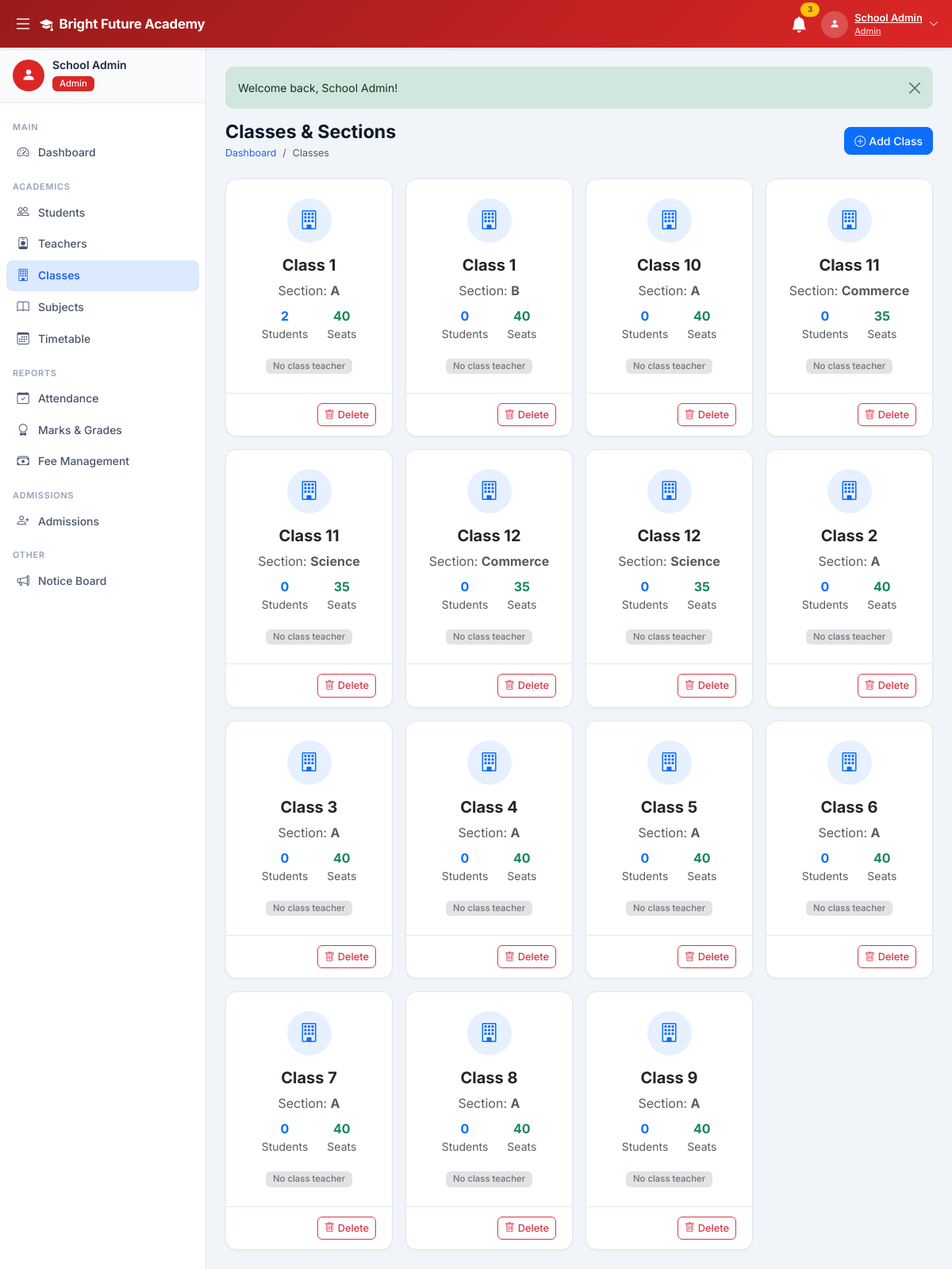
Screenshot of /admin/classes.php (signed in) with the database file from the repository.
### tables this page shows
CREATE TABLE IF NOT EXISTS settings (
    id INT AUTO_INCREMENT PRIMARY KEY,
    setting_key VARCHAR(100) UNIQUE NOT NULL,
    setting_value TEXT,
    setting_group VARCHAR(50) DEFAULT 'general',
    updated_at TIMESTAMP DEFAULT CURRENT_TIMESTAMP ON UPDATE CURRENT_TIMESTAMP
);

CREATE TABLE IF NOT EXISTS classes (
    id INT AUTO_INCREMENT PRIMARY KEY,
    class_name VARCHAR(50) NOT NULL,
    section VARCHAR(10) NOT NULL,
    class_teacher_id INT,
    seats INT DEFAULT 40,
    created_at TIMESTAMP DEFAULT CURRENT_TIMESTAMP,
    UNIQUE KEY uq_class_section (class_name, section)
);

### config/db.php (called while the page is built, shortened)
<?php
function getDB() {
    static $conn = null;
    if ($conn === null) {
        $conn = new mysqli(DB_HOST, DB_USER, DB_PASS, DB_NAME);
        $conn->set_charset('utf8mb4');
    }
    return $conn;
}
function getSetting($key, $default = '') {
    $db  = getDB();
    $key = $db->real_escape_string($key);
    $res = $db->query("SELECT setting_value FROM settings WHERE setting_key='$key' LIMIT 1");
    if ($res && $res->num_rows > 0) {
        return $res->fetch_assoc()['setting_value'];
    }
    return $default;
}
function getFlash() {
    if (isset($_SESSION['flash'])) {
        $f = $_SESSION['flash'];
        return $f;
    }
    return null;
}

### admin/classes.php (the view, shortened to what this page needs)
<?php
require_once '../config/db.php';
$db = getDB();
$classes  = $db->query("SELECT c.*,u.name as tname,(SELECT COUNT(*) FROM students s WHERE s.class_id=c.id) as scount FROM classes c LEFT JOIN teachers t ON c.class_teacher_id=t.id LEFT JOIN users u ON t.user_id=u.id ORDER BY c.class_name,c.section");
$flash = getFlash();
?>
<?php include '../includes/header.php'; ?>
<?php include '../includes/sidebar.php'; ?>
<div class="main-content" id="mainContent">
<?php if ($flash): ?><div class="alert alert-<?= $flash['type']==='success'?'success':'danger' ?> alert-dismissible fade show flash-msg mb-3"><?= htmlspecialchars($flash['message']) ?><button class="btn-close" data-bs-dismiss="alert"></button></div><?php endif; ?>
<div class="page-header d-flex justify-content-between align-items-center">
    <div><h2>Classes &amp; Sections</h2><nav><ol class="breadcrumb mb-0"><li class="breadcrumb-item"><a href="dashboard.php">Dashboard</a></li><li class="breadcrumb-item active">Classes</li></ol></nav></div>
    <button class="btn btn-primary" data-bs-toggle="modal" data-bs-target="#addModal"><i class="bi bi-plus-circle me-1"></i>Add Class</button>
</div>
<div class="row g-3">
<?php while ($c=$classes->fetch_assoc()): ?>
<div class="col-xl-3 col-md-4 col-sm-6">
    <div class="card h-100">
        <div class="card-body text-center p-4">
            <div class="bg-primary bg-opacity-10 rounded-circle mx-auto mb-3 d-flex align-items-center justify-content-center" style="width:56px;height:56px">
                <i class="bi bi-building text-primary fs-4"></i>
            </div>
            <h5 class="fw-700"><?= htmlspecialchars($c['class_name']) ?></h5>
            <p class="text-muted mb-2">Section: <strong><?= htmlspecialchars($c['section']) ?></strong></p>
            <div class="d-flex justify-content-center gap-4 mb-3">
                <div><div class="fw-700 text-primary"><?= $c['scount'] ?></div><div class="small text-muted">Students</div></div>
                <div><div class="fw-700 text-success"><?= $c['seats'] ?></div><div class="small text-muted">Seats</div></div>
            </div>
            <?= $c['tname'] ? '<span class="badge bg-success-subtle text-success small"><i class="bi bi-person me-1"></i>'.htmlspecialchars($c['tname']).'</span>' : '<span class="badge bg-secondary-subtle text-secondary small">No class teacher</span>' ?>
        </div>
        <div class="card-footer bg-transparent d-flex justify-content-end">
            <form method="POST" onsubmit="return confirm('Delete class?')"><button class="btn btn-sm btn-outline-danger"><i class="bi bi-trash me-1"></i>Delete</button></form>
        </div>
    </div>
</div>
<?php endwhile; ?>
</div>
</div>
<?php include '../includes/footer.php'; ?>

### includes/header.php (shortened to what this page needs)
<!DOCTYPE html>
<html lang="en">
<head>
    <link href="https://cdn.jsdelivr.net/npm/bootstrap@5.3.2/dist/css/bootstrap.min.css" rel="stylesheet">
    <link href="https://cdn.jsdelivr.net/npm/bootstrap-icons@1.11.3/font/bootstrap-icons.css" rel="stylesheet">
    <link href="<?= APP_URL ?>/assets/css/style.css" rel="stylesheet">
</head>
<body>
<?php
$role        = $_SESSION['role'] ?? '';
$navGradient = [
    'developer' => 'background:linear-gradient(135deg,#4c1d95,#7c3aed)',
    'admin'     => 'background:linear-gradient(135deg,#991b1b,#dc2626)',
    'teacher'   => 'background:linear-gradient(135deg,#1e3a8a,#2563eb)',
    'student'   => 'background:linear-gradient(135deg,#14532d,#16a34a)',
];
$navStyle = $navGradient[$role] ?? $navGradient['admin'];
?>
<nav class="navbar navbar-dark fixed-top shadow-sm" id="topNav" style="<?= $navStyle ?>;height:var(--nav-h)">
    <div class="container-fluid">
        <button class="btn btn-link text-white me-1 p-1" id="sidebarToggle">
            <i class="bi bi-list fs-4"></i>
        </button>
        <a class="navbar-brand fw-700 d-flex align-items-center gap-2" href="<?= APP_URL ?>">
            <i class="bi bi-mortarboard-fill"></i>
            <span><?= htmlspecialchars(getSetting('school_name', APP_NAME)) ?></span>
        </a>
        <div class="ms-auto d-flex align-items-center gap-2">
            <div class="dropdown">
                <button class="btn btn-link text-white position-relative p-1" data-bs-toggle="dropdown">
                    <i class="bi bi-bell-fill fs-5"></i>
                    <span class="position-absolute top-0 start-100 translate-middle badge rounded-pill bg-warning text-dark" style="font-size:.6rem">3</span>
                </button>
            </div>
            <div class="dropdown">
                <button class="btn btn-link text-white d-flex align-items-center gap-2 p-1" data-bs-toggle="dropdown">
                    <div class="avatar-circle">
                        <i class="bi bi-person-fill small"></i>
                    </div>
                    <div class="d-none d-md-block text-start">
                        <div class="fw-600" style="font-size:.8rem;line-height:1.2"><?= htmlspecialchars(mb_strimwidth($_SESSION['name'] ?? 'User', 0, 18, '...')) ?></div>
                        <div style="font-size:.68rem;opacity:.8"><?= ucfirst($role) ?></div>
                    </div>
                    <i class="bi bi-chevron-down small d-none d-md-inline"></i>
                </button>
            </div>
        </div>
    </div>
</nav>
<div class="wrapper d-flex">

### assets/css/style.css (style rules this page uses)
:root { --sidebar-w: 260px; --sidebar-sm: 68px; --nav-h: 60px; --primary: #2563eb; --primary-dark: #1d4ed8; --success: #16a34a; --warning: #d97706; --danger: #dc2626; --info: #0891b2; --body-bg: #f1f5f9; --card-bg: #ffffff; --border: #e2e8f0; --text-muted: #64748b; --dev-color: #7c3aed; }
*, *::before, *::after { box-sizing: border-box; }
body { font-family: 'Inter', -apple-system, BlinkMacSystemFont, 'Segoe UI', sans-serif; background: var(--body-bg); color: #1e293b; overflow-x: hidden; }
#topNav { height: var(--nav-h); z-index: 1050; }
.navbar-brand { font-size: 1.05rem; letter-spacing: -.2px; }
.avatar-circle { width: 34px; height: 34px; border-radius: 50%; background: rgba(255,255,255,.2); display: flex; align-items: center; justify-content: center; }
.wrapper { margin-top: var(--nav-h); }
.main-content { margin-left: var(--sidebar-w); min-height: calc(100vh - var(--nav-h)); padding: 24px; transition: margin-left .25s ease; }
.page-header { margin-bottom: 22px; }
.page-header h2 { font-size: 1.45rem; font-weight: 700; color: #0f172a; margin: 0; }
.page-header .breadcrumb { font-size: .78rem; margin: 3px 0 0; }
.page-header .breadcrumb-item a { color: var(--primary); text-decoration: none; }
.card { border: 1px solid var(--border); border-radius: 14px; background: #fff; box-shadow: 0 1px 3px rgba(0,0,0,.05); }
.card-body { padding: 20px; }
.card-footer { padding: 12px 20px; background: #f8fafc; border-top: 1px solid var(--border); border-radius: 0 0 14px 14px; }
.badge { font-weight: 500; padding: 4px 9px; border-radius: 6px; font-size: .71rem; }
.btn { border-radius: 8px; font-weight: 500; font-size: .875rem; }
.btn-sm { border-radius: 6px; font-size: .8rem; }
.flash-msg { border-radius: 10px; border: none; font-size: .875rem; }
.fw-600 { font-weight: 600; }
.fw-700 { font-weight: 700; }

### rows the page displays
settings: setting_value "Bright Future Academy"
classes: class_name "Class 1", section "A", scount "2", seats "40"
classes: class_name "Class 1", section "B", scount "0", seats "40"
classes: class_name "Class 10", section "A", scount "0", seats "40"
classes: class_name "Class 11", section "Commerce", scount "0", seats "35"
classes: class_name "Class 11", section "Science", scount "0", seats "35"
classes: class_name "Class 12", section "Commerce", scount "0", seats "35"
classes: class_name "Class 12", section "Science", scount "0", seats "35"
classes: class_name "Class 2", section "A", scount "0", seats "40"
classes: class_name "Class 3", section "A", scount "0", seats "40"
classes: class_name "Class 4", section "A", scount "0", seats "40"
classes: class_name "Class 5", section "A", scount "0", seats "40"
classes: class_name "Class 6", section "A", scount "0", seats "40"
classes: class_name "Class 7", section "A", scount "0", seats "40"
classes: class_name "Class 8", section "A", scount "0", seats "40"
classes: class_name "Class 9", section "A", scount "0", seats "40"

### other values shown
mb_strimwidth($_SESSION['name'] ?? 'User', 0, 18, '...') "School Admin"
$role "Admin"
mb_strimwidth($_SESSION['name'] ?? '', 0, 22, '...') "School Admin"
$label "Dashboard Students Teachers Classes Subjects Timetable Attendance Marks & Grades Fee Management Admissions Notice Board"
$flash['message'] "Welcome back, School Admin!"
